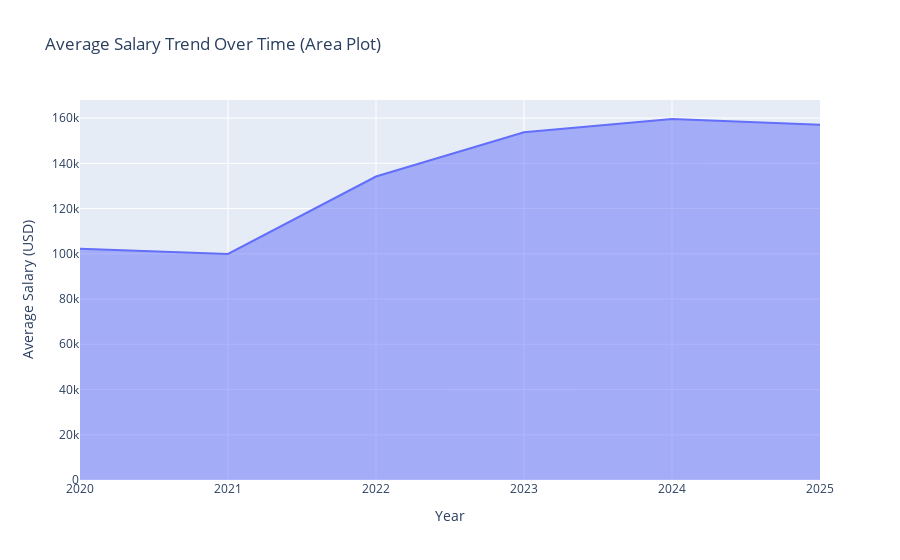

The cell this chart's notebook holds for it:
### Markdown cell above
Area plot of average salary over time with Plotly

### Code cell
salary_trend = df.groupby('work_year')['salary_in_usd'].mean().reset_index()
import plotly.express as px
fig = px.area(salary_trend, x='work_year', y='salary_in_usd',
               title='Average Salary Trend Over Time (Area Plot)',
               labels={'work_year': 'Year', 'salary_in_usd': 'Average Salary (USD)'})
fig.show()

### Figure 1 — Plotly figure (JSON) as saved in the notebook; plotly's stock layout.template omitted (floating-point values rounded to 4 significant figures)
{"data": [{"fillpattern": {"shape": ""}, "hovertemplate": "Year=%{x}<br>Average Salary (USD)=%{y}<extra></extra>", "legendgroup": "", "line": {"color": "#636efa"}, "marker": {"symbol": "circle"}, "mode": "lines", "name": "", "orientation": "v", "showlegend": false, "stackgroup": "1", "type": "scatter", "x": [2020, 2021, 2022, 2023, 2024, 2025], "xaxis": "x", "y": [102300.0, 99920.0, 134100.0, 153700.0, 159600.0, 157000.0], "yaxis": "y"}], "layout": {"legend": {"tracegroupgap": 0}, "title": {"text": "Average Salary Trend Over Time (Area Plot)"}, "xaxis": {"anchor": "y", "domain": [0, 1], "title": {"text": "Year"}}, "yaxis": {"anchor": "x", "domain": [0, 1], "title": {"text": "Average Salary (USD)"}}}}
